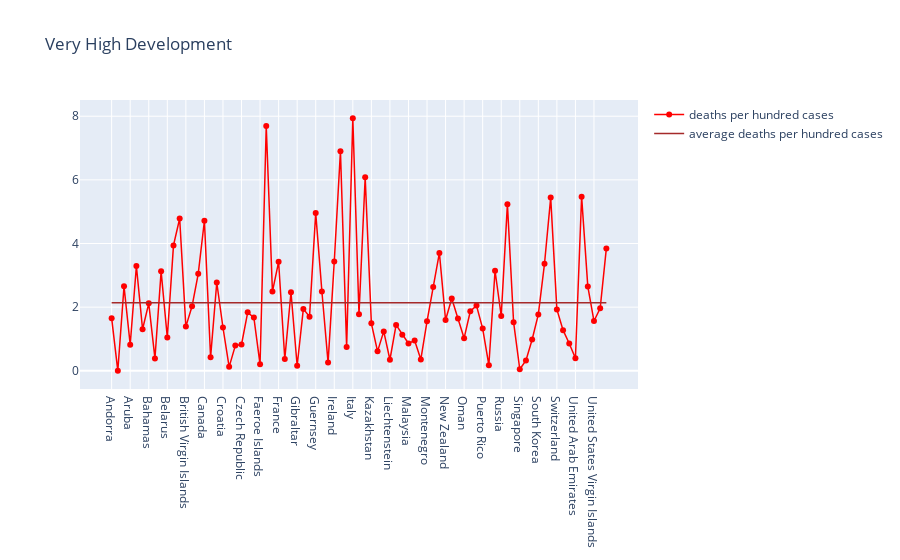
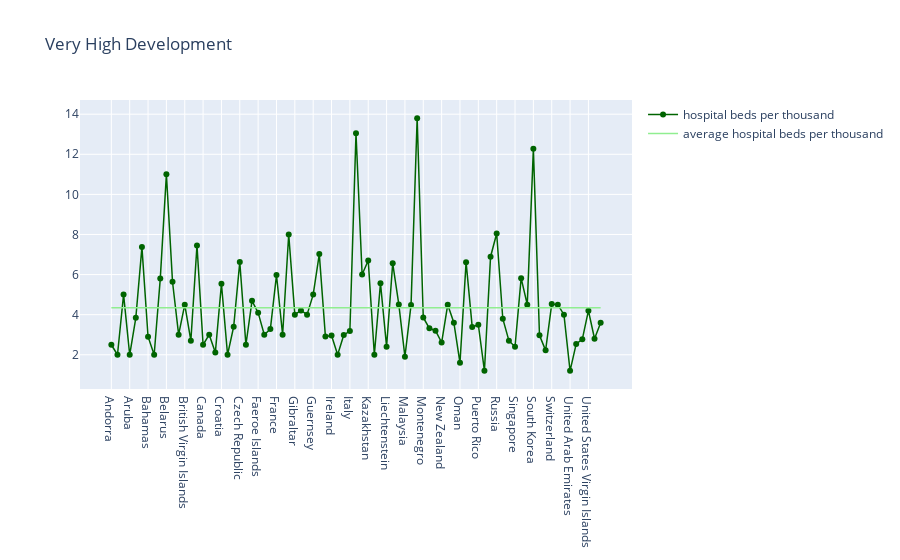
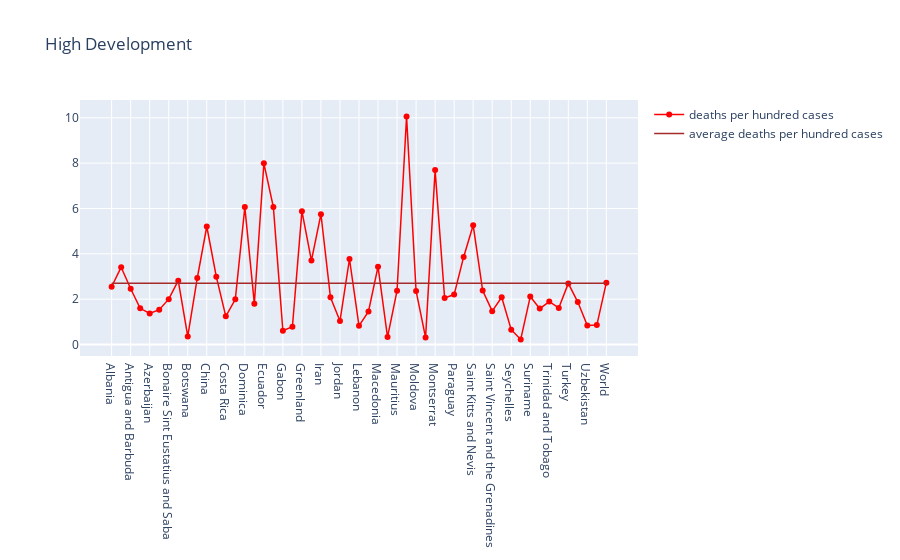
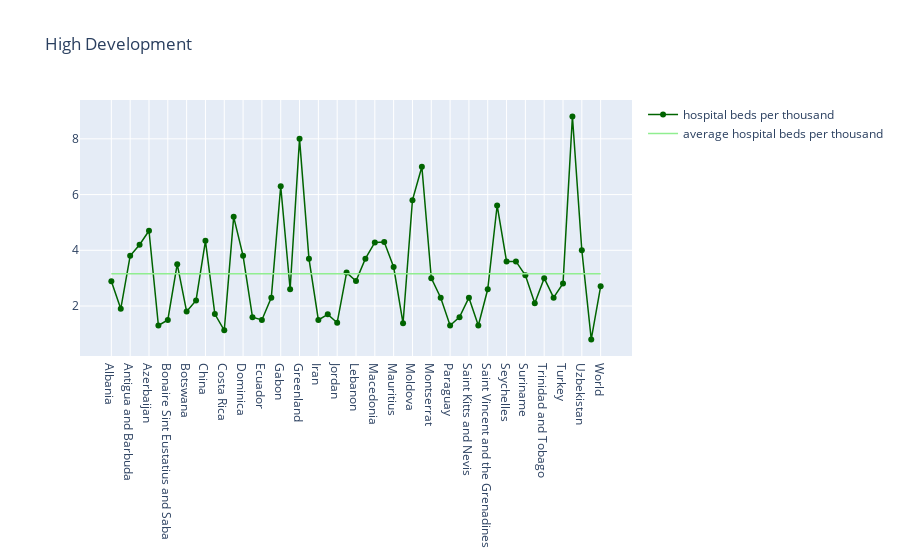

The cell these charts' notebook holds for them, in order:
### Markdown cell above
### Plot of total deaths per hundred cases and hospital beds per thousand for different categories of countries

### Code cell
dict_devt = {'VHD' : 'Very High Development', 'HD' : 'High Development', 'MD' : 'Medium Development', 'LD' : 'Low Development'}

for i in ['VHD', 'HD', 'MD', 'LD']:
    avg = dfn[dfn['hdi_cat'] == i]['deaths_per_hundred_cases'].mean()
    avg_ser = pd.Series([avg]*(dfn[dfn['hdi_cat'] == i].shape[0]))
    fig = go.Figure()
    fig.add_trace(go.Scatter(x = dfn[dfn['hdi_cat'] == i]['country'], y = dfn[dfn['hdi_cat'] == i]['deaths_per_hundred_cases'],
                             name = 'deaths per hundred cases', mode = 'lines+markers', line = dict(color = 'Red', width = 1.5)))
    fig.add_trace(go.Scatter(x = dfn[dfn['hdi_cat'] == i]['country'], y = avg_ser,
                             name = 'average deaths per hundred cases', mode = 'lines', line = dict(color = 'Brown', width = 1.5)))
    fig.update_layout(title = dict_devt[i])
    
    fig.show()
    
    avg = dfn[dfn['hdi_cat'] == i]['hospital_beds_per_thousand'].mean()
    avg_ser = pd.Series([avg]*(dfn[dfn['hdi_cat'] == i].shape[0]))
    fig = go.Figure()
    fig.add_trace(go.Scatter(x = dfn[dfn['hdi_cat'] == i]['country'], y = dfn[dfn['hdi_cat'] == i]['hospital_beds_per_thousand'],
                             name = 'hospital beds per thousand', mode = 'lines+markers', line = dict(color = 'Darkgreen', width = 1.5)))
    fig.add_trace(go.Scatter(x = dfn[dfn['hdi_cat'] == i]['country'], y = avg_ser,
                             name = 'average hospital beds per thousand', mode = 'lines', line = dict(color = 'Lightgreen', width = 1.5)))
    fig.update_layout(title = dict_devt[i])
    fig.show()
    print('--------------------------------------------------------------------------------------------------------------------')

### Figure 1 — Plotly figure (JSON) as saved in the notebook; plotly's stock layout.template omitted (floating-point values rounded to 4 significant figures)
{"data": [{"line": {"color": "Red", "width": 1.5}, "mode": "lines+markers", "name": "deaths per hundred cases", "type": "scatter", "x": ["Andorra", "Anguilla", "Argentina", "Aruba", "Australia", "Austria", "Bahamas", "Bahrain", "Barbados", "Belarus", "Belgium", "Bermuda", "British Virgin Islands", "Brunei", "Bulgaria", "Canada", "Cayman Islands", "Chile", "Croatia", "Curacao", "Cyprus", "Czech Republic", "Denmark", "Estonia", "Faeroe Islands", "Falkland Islands", "Finland", "France", "French Polynesia", "Germany", "Gibraltar", "Greece", "Guam", "Guernsey", "Hungary", "Iceland", "Ireland", "Isle of Man", "Israel", "Italy", "Japan", "Jersey", "Kazakhstan", "Kuwait", "Latvia", "Liechtenstein", "Lithuania", "Luxembourg", "Malaysia", "Malta", "Monaco", "Montenegro", "Netherlands", "New Caledonia", "New Zealand", "Northern Mariana Islands", "Norway", "Oman", "Poland", "Portugal", "Puerto Rico", "Qatar", "Romania", "Russia", "San Marino", "Saudi Arabia", "Singapore", "Slovakia", "Slovenia", "South Korea", "Spain", "Sweden", "Switzerland", "Taiwan", "Turks and Caicos Islands", "United Arab Emirates", "United Kingdom", "United States", "United States Virgin Islands", "Uruguay", "Vatican"], "y": [1.653, 0, 2.653, 0.8202, 3.295, 1.305, 2.119, 0.3888, 3.125, 1.046, 3.941, 4.787, 1.389, 2.027, 3.046, 4.715, 0.4237, 2.774, 1.36, 0.1244, 0.7926, 0.8271, 1.838, 1.672, 0.2041, 7.692, 2.49, 3.424, 0.3726, 2.468, 0.1587, 1.946, 1.701, 4.962, 2.491, 0.2577, 3.435, 6.897, 0.7515, 7.938, 1.781, 6.084, 1.491, 0.6113, 1.238, 0.3472, 1.443, 1.135, 0.857, 0.9539, 0.3559, 1.556, 2.636, 3.704, 1.595, 2.273, 1.645, 1.026, 1.872, 2.049, 1.326, 0.1748, 3.144, 1.725, 5.237, 1.527, 0.04832, 0.3255, 0.9858, 1.771, 3.364, 5.442, 1.929, 1.278, 0.8596, 0.3927, 5.472, 2.653, 1.564, 1.962, 3.846]}, {"line": {"color": "Brown", "width": 1.5}, "mode": "lines", "name": "average deaths per hundred cases", "type": "scatter", "x": ["Andorra", "Anguilla", "Argentina", "Aruba", "Australia", "Austria", "Bahamas", "Bahrain", "Barbados", "Belarus", "Belgium", "Bermuda", "British Virgin Islands", "Brunei", "Bulgaria", "Canada", "Cayman Islands", "Chile", "Croatia", "Curacao", "Cyprus", "Czech Republic", "Denmark", "Estonia", "Faeroe Islands", "Falkland Islands", "Finland", "France", "French Polynesia", "Germany", "Gibraltar", "Greece", "Guam", "Guernsey", "Hungary", "Iceland", "Ireland", "Isle of Man", "Israel", "Italy", "Japan", "Jersey", "Kazakhstan", "Kuwait", "Latvia", "Liechtenstein", "Lithuania", "Luxembourg", "Malaysia", "Malta", "Monaco", "Montenegro", "Netherlands", "New Caledonia", "New Zealand", "Northern Mariana Islands", "Norway", "Oman", "Poland", "Portugal", "Puerto Rico", "Qatar", "Romania", "Russia", "San Marino", "Saudi Arabia", "Singapore", "Slovakia", "Slovenia", "South Korea", "Spain", "Sweden", "Switzerland", "Taiwan", "Turks and Caicos Islands", "United Arab Emirates", "United Kingdom", "United States", "United States Virgin Islands", "Uruguay", "Vatican"], "y": [2.136, 2.136, 2.136, 2.136, 2.136, 2.136, 2.136, 2.136, 2.136, 2.136, 2.136, 2.136, 2.136, 2.136, 2.136, 2.136, 2.136, 2.136, 2.136, 2.136, 2.136, 2.136, 2.136, 2.136, 2.136, 2.136, 2.136, 2.136, 2.136, 2.136, 2.136, 2.136, 2.136, 2.136, 2.136, 2.136, 2.136, 2.136, 2.136, 2.136, 2.136, 2.136, 2.136, 2.136, 2.136, 2.136, 2.136, 2.136, 2.136, 2.136, 2.136, 2.136, 2.136, 2.136, 2.136, 2.136, 2.136, 2.136, 2.136, 2.136, 2.136, 2.136, 2.136, 2.136, 2.136, 2.136, 2.136, 2.136, 2.136, 2.136, 2.136, 2.136, 2.136, 2.136, 2.136, 2.136, 2.136, 2.136, 2.136, 2.136, 2.136]}], "layout": {"title": {"text": "Very High Development"}}}

### Figure 2 — Plotly figure (JSON) as saved in the notebook; plotly's stock layout.template omitted (floating-point values rounded to 4 significant figures)
{"data": [{"line": {"color": "Darkgreen", "width": 1.5}, "mode": "lines+markers", "name": "hospital beds per thousand", "type": "scatter", "x": ["Andorra", "Anguilla", "Argentina", "Aruba", "Australia", "Austria", "Bahamas", "Bahrain", "Barbados", "Belarus", "Belgium", "Bermuda", "British Virgin Islands", "Brunei", "Bulgaria", "Canada", "Cayman Islands", "Chile", "Croatia", "Curacao", "Cyprus", "Czech Republic", "Denmark", "Estonia", "Faeroe Islands", "Falkland Islands", "Finland", "France", "French Polynesia", "Germany", "Gibraltar", "Greece", "Guam", "Guernsey", "Hungary", "Iceland", "Ireland", "Isle of Man", "Israel", "Italy", "Japan", "Jersey", "Kazakhstan", "Kuwait", "Latvia", "Liechtenstein", "Lithuania", "Luxembourg", "Malaysia", "Malta", "Monaco", "Montenegro", "Netherlands", "New Caledonia", "New Zealand", "Northern Mariana Islands", "Norway", "Oman", "Poland", "Portugal", "Puerto Rico", "Qatar", "Romania", "Russia", "San Marino", "Saudi Arabia", "Singapore", "Slovakia", "Slovenia", "South Korea", "Spain", "Sweden", "Switzerland", "Taiwan", "Turks and Caicos Islands", "United Arab Emirates", "United Kingdom", "United States", "United States Virgin Islands", "Uruguay", "Vatican"], "y": [2.5, 2, 5, 2, 3.84, 7.37, 2.9, 2, 5.8, 11, 5.64, 3, 4.5, 2.7, 7.454, 2.5, 3, 2.11, 5.54, 2, 3.4, 6.63, 2.5, 4.69, 4.1, 3, 3.28, 5.98, 3, 8, 4, 4.21, 4, 5, 7.02, 2.91, 2.96, 2, 2.99, 3.18, 13.05, 6, 6.7, 2, 5.57, 2.397, 6.56, 4.51, 1.9, 4.485, 13.8, 3.861, 3.32, 3.2, 2.61, 4.5, 3.6, 1.6, 6.62, 3.39, 3.5, 1.2, 6.892, 8.05, 3.8, 2.7, 2.4, 5.82, 4.5, 12.27, 2.97, 2.22, 4.53, 4.5, 4, 1.2, 2.54, 2.77, 4.2, 2.8, 3.6]}, {"line": {"color": "Lightgreen", "width": 1.5}, "mode": "lines", "name": "average hospital beds per thousand", "type": "scatter", "x": ["Andorra", "Anguilla", "Argentina", "Aruba", "Australia", "Austria", "Bahamas", "Bahrain", "Barbados", "Belarus", "Belgium", "Bermuda", "British Virgin Islands", "Brunei", "Bulgaria", "Canada", "Cayman Islands", "Chile", "Croatia", "Curacao", "Cyprus", "Czech Republic", "Denmark", "Estonia", "Faeroe Islands", "Falkland Islands", "Finland", "France", "French Polynesia", "Germany", "Gibraltar", "Greece", "Guam", "Guernsey", "Hungary", "Iceland", "Ireland", "Isle of Man", "Israel", "Italy", "Japan", "Jersey", "Kazakhstan", "Kuwait", "Latvia", "Liechtenstein", "Lithuania", "Luxembourg", "Malaysia", "Malta", "Monaco", "Montenegro", "Netherlands", "New Caledonia", "New Zealand", "Northern Mariana Islands", "Norway", "Oman", "Poland", "Portugal", "Puerto Rico", "Qatar", "Romania", "Russia", "San Marino", "Saudi Arabia", "Singapore", "Slovakia", "Slovenia", "South Korea", "Spain", "Sweden", "Switzerland", "Taiwan", "Turks and Caicos Islands", "United Arab Emirates", "United Kingdom", "United States", "United States Virgin Islands", "Uruguay", "Vatican"], "y": [4.344, 4.344, 4.344, 4.344, 4.344, 4.344, 4.344, 4.344, 4.344, 4.344, 4.344, 4.344, 4.344, 4.344, 4.344, 4.344, 4.344, 4.344, 4.344, 4.344, 4.344, 4.344, 4.344, 4.344, 4.344, 4.344, 4.344, 4.344, 4.344, 4.344, 4.344, 4.344, 4.344, 4.344, 4.344, 4.344, 4.344, 4.344, 4.344, 4.344, 4.344, 4.344, 4.344, 4.344, 4.344, 4.344, 4.344, 4.344, 4.344, 4.344, 4.344, 4.344, 4.344, 4.344, 4.344, 4.344, 4.344, 4.344, 4.344, 4.344, 4.344, 4.344, 4.344, 4.344, 4.344, 4.344, 4.344, 4.344, 4.344, 4.344, 4.344, 4.344, 4.344, 4.344, 4.344, 4.344, 4.344, 4.344, 4.344, 4.344, 4.344]}], "layout": {"title": {"text": "Very High Development"}}}

### Figure 3 — Plotly figure (JSON) as saved in the notebook; plotly's stock layout.template omitted (floating-point values rounded to 4 significant figures)
{"data": [{"line": {"color": "Red", "width": 1.5}, "mode": "lines+markers", "name": "deaths per hundred cases", "type": "scatter", "x": ["Albania", "Algeria", "Antigua and Barbuda", "Armenia", "Azerbaijan", "Belize", "Bonaire Sint Eustatius and Saba", "Bosnia and Herzegovina", "Botswana", "Brazil", "China", "Colombia", "Costa Rica", "Cuba", "Dominica", "Dominican Republic", "Ecuador", "Fiji", "Gabon", "Georgia", "Greenland", "Grenada", "Iran", "Jamaica", "Jordan", "Kosovo", "Lebanon", "Libya", "Macedonia", "Maldives", "Mauritius", "Mexico", "Moldova", "Mongolia", "Montserrat", "Panama", "Paraguay", "Peru", "Saint Kitts and Nevis", "Saint Lucia", "Saint Vincent and the Grenadines", "Serbia", "Seychelles", "Sri Lanka", "Suriname", "Thailand", "Trinidad and Tobago", "Tunisia", "Turkey", "Ukraine", "Uzbekistan", "Venezuela", "World"], "y": [2.548, 3.411, 2.459, 1.597, 1.367, 1.536, 2.0, 2.817, 0.3546, 2.928, 5.204, 2.993, 1.243, 1.993, 6.061, 1.8, 7.99, 6.061, 0.6067, 0.7806, 5.882, 3.704, 5.747, 2.081, 1.036, 3.771, 0.8235, 1.46, 3.431, 0.3258, 2.375, 10.05, 2.359, 0.3049, 7.692, 2.053, 2.202, 3.862, 5.263, 2.381, 1.471, 2.086, 0.6536, 0.2227, 2.115, 1.583, 1.891, 1.612, 2.696, 1.872, 0.837, 0.8585, 2.726]}, {"line": {"color": "Brown", "width": 1.5}, "mode": "lines", "name": "average deaths per hundred cases", "type": "scatter", "x": ["Albania", "Algeria", "Antigua and Barbuda", "Armenia", "Azerbaijan", "Belize", "Bonaire Sint Eustatius and Saba", "Bosnia and Herzegovina", "Botswana", "Brazil", "China", "Colombia", "Costa Rica", "Cuba", "Dominica", "Dominican Republic", "Ecuador", "Fiji", "Gabon", "Georgia", "Greenland", "Grenada", "Iran", "Jamaica", "Jordan", "Kosovo", "Lebanon", "Libya", "Macedonia", "Maldives", "Mauritius", "Mexico", "Moldova", "Mongolia", "Montserrat", "Panama", "Paraguay", "Peru", "Saint Kitts and Nevis", "Saint Lucia", "Saint Vincent and the Grenadines", "Serbia", "Seychelles", "Sri Lanka", "Suriname", "Thailand", "Trinidad and Tobago", "Tunisia", "Turkey", "Ukraine", "Uzbekistan", "Venezuela", "World"], "y": [2.702, 2.702, 2.702, 2.702, 2.702, 2.702, 2.702, 2.702, 2.702, 2.702, 2.702, 2.702, 2.702, 2.702, 2.702, 2.702, 2.702, 2.702, 2.702, 2.702, 2.702, 2.702, 2.702, 2.702, 2.702, 2.702, 2.702, 2.702, 2.702, 2.702, 2.702, 2.702, 2.702, 2.702, 2.702, 2.702, 2.702, 2.702, 2.702, 2.702, 2.702, 2.702, 2.702, 2.702, 2.702, 2.702, 2.702, 2.702, 2.702, 2.702, 2.702, 2.702, 2.702]}], "layout": {"title": {"text": "High Development"}}}

### Figure 4 — Plotly figure (JSON) as saved in the notebook; plotly's stock layout.template omitted (floating-point values rounded to 4 significant figures)
{"data": [{"line": {"color": "Darkgreen", "width": 1.5}, "mode": "lines+markers", "name": "hospital beds per thousand", "type": "scatter", "x": ["Albania", "Algeria", "Antigua and Barbuda", "Armenia", "Azerbaijan", "Belize", "Bonaire Sint Eustatius and Saba", "Bosnia and Herzegovina", "Botswana", "Brazil", "China", "Colombia", "Costa Rica", "Cuba", "Dominica", "Dominican Republic", "Ecuador", "Fiji", "Gabon", "Georgia", "Greenland", "Grenada", "Iran", "Jamaica", "Jordan", "Kosovo", "Lebanon", "Libya", "Macedonia", "Maldives", "Mauritius", "Mexico", "Moldova", "Mongolia", "Montserrat", "Panama", "Paraguay", "Peru", "Saint Kitts and Nevis", "Saint Lucia", "Saint Vincent and the Grenadines", "Serbia", "Seychelles", "Sri Lanka", "Suriname", "Thailand", "Trinidad and Tobago", "Tunisia", "Turkey", "Ukraine", "Uzbekistan", "Venezuela", "World"], "y": [2.89, 1.9, 3.8, 4.2, 4.7, 1.3, 1.5, 3.5, 1.8, 2.2, 4.34, 1.71, 1.13, 5.2, 3.8, 1.6, 1.5, 2.3, 6.3, 2.6, 8, 3.7, 1.5, 1.7, 1.4, 3.2, 2.9, 3.7, 4.28, 4.3, 3.4, 1.38, 5.8, 7, 3, 2.3, 1.3, 1.6, 2.3, 1.3, 2.6, 5.609, 3.6, 3.6, 3.1, 2.1, 3, 2.3, 2.81, 8.8, 4, 0.8, 2.705]}, {"line": {"color": "Lightgreen", "width": 1.5}, "mode": "lines", "name": "average hospital beds per thousand", "type": "scatter", "x": ["Albania", "Algeria", "Antigua and Barbuda", "Armenia", "Azerbaijan", "Belize", "Bonaire Sint Eustatius and Saba", "Bosnia and Herzegovina", "Botswana", "Brazil", "China", "Colombia", "Costa Rica", "Cuba", "Dominica", "Dominican Republic", "Ecuador", "Fiji", "Gabon", "Georgia", "Greenland", "Grenada", "Iran", "Jamaica", "Jordan", "Kosovo", "Lebanon", "Libya", "Macedonia", "Maldives", "Mauritius", "Mexico", "Moldova", "Mongolia", "Montserrat", "Panama", "Paraguay", "Peru", "Saint Kitts and Nevis", "Saint Lucia", "Saint Vincent and the Grenadines", "Serbia", "Seychelles", "Sri Lanka", "Suriname", "Thailand", "Trinidad and Tobago", "Tunisia", "Turkey", "Ukraine", "Uzbekistan", "Venezuela", "World"], "y": [3.158, 3.158, 3.158, 3.158, 3.158, 3.158, 3.158, 3.158, 3.158, 3.158, 3.158, 3.158, 3.158, 3.158, 3.158, 3.158, 3.158, 3.158, 3.158, 3.158, 3.158, 3.158, 3.158, 3.158, 3.158, 3.158, 3.158, 3.158, 3.158, 3.158, 3.158, 3.158, 3.158, 3.158, 3.158, 3.158, 3.158, 3.158, 3.158, 3.158, 3.158, 3.158, 3.158, 3.158, 3.158, 3.158, 3.158, 3.158, 3.158, 3.158, 3.158, 3.158, 3.158]}], "layout": {"title": {"text": "High Development"}}}
